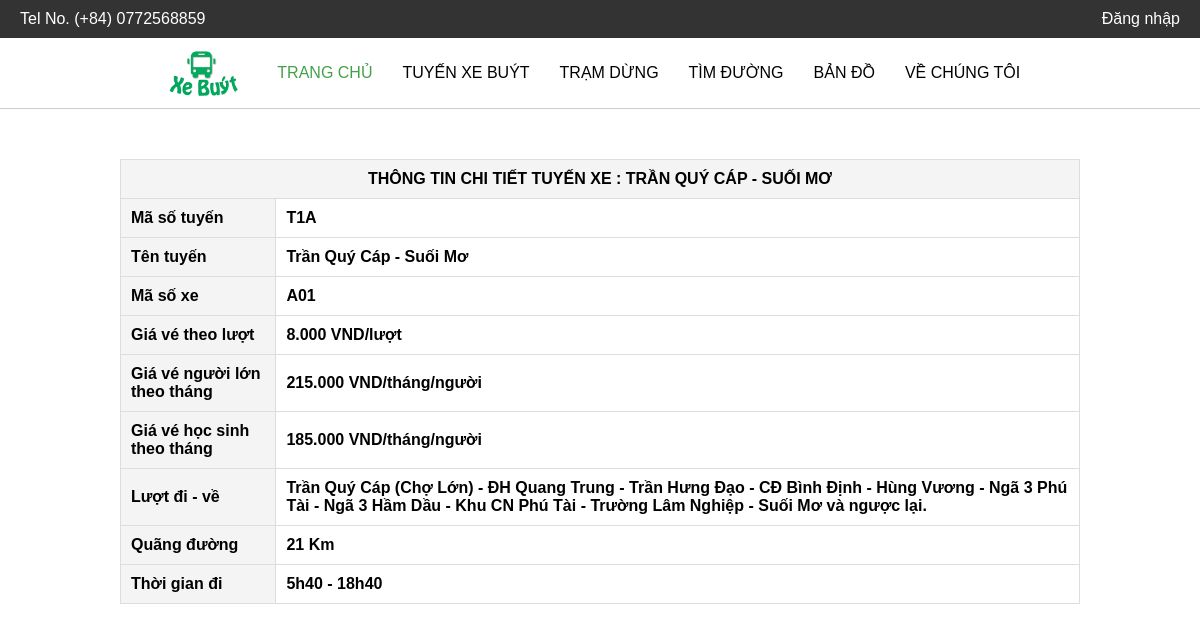
/?option=routes&route_id=1, run on the app's committed database.
### tables this page shows
CREATE TABLE `routes` (
  `id` int(11) NOT NULL,
  `tuyen` varchar(255) NOT NULL,
  `lo_trinh` text NOT NULL,
  `cu_ly` float NOT NULL,
  `gia_ve_luot` float NOT NULL,
  `gia_ve_thang_nguoi_lon` float DEFAULT NULL,
  `gia_ve_thang_hoc_sinh` float DEFAULT NULL,
  `tan_suat` varchar(255) DEFAULT NULL,
  `thoi_gian_hoat_dong` varchar(255) DEFAULT NULL,
  `ma_so_xe` varchar(5) DEFAULT NULL
);

### includes/routes.php (the view, shortened to what this page needs)
<?php
if (isset($_GET['route_id'])) {
    $route_id = intval($_GET['route_id']);
    $query = "SELECT * FROM routes WHERE id = $route_id";
    $result = $connect->query($query);
    if ($result->num_rows > 0) {
        $route = $result->fetch_assoc();
    } else {
        echo "<p>Không tìm thấy tuyến xe.</p>";
        exit();
    }
} else {
    echo "<p>Không tìm thấy tuyến xe.</p>";
    exit();
}
?>
<!DOCTYPE html>
        <html lang="vi">
        <head>
            <link rel="stylesheet" href="https://cdnjs.cloudflare.com/ajax/libs/font-awesome/5.15.4/css/all.min.css" />
            <link rel="stylesheet" href="css/styles.css">
        </head>
        <body>
        <div class="route-info">
            <table class="bus">
                <tbody>
                    <tr class="header">
                        <td colspan="2">Thông tin chi tiết tuyến xe : <?php echo substr($route['tuyen'], 4); ?></td>
                    </tr>
                    <tr>
                        <td>Mã số tuyến</td>
                        <td><strong><?php echo substr($route['tuyen'], 0, 3); ?></strong></td>
                    </tr>
                    <tr>
                        <td>Tên tuyến</td>
                        <td><b><?php echo substr($route['tuyen'], 4); ?></b></td>
                    </tr>
                    <tr>
                        <td>Mã số xe</td>
                        <td> <b><?php echo $route['ma_so_xe']; ?></b></td>
                    </tr>
                    <tr>
                        <td>Giá vé theo lượt</td>
                        <td><b><?php echo number_format($route['gia_ve_luot'],0,',','.'); ?> VND/lượt</b></td>
                    </tr>
                    <tr>
                        <td>Giá vé người lớn theo tháng</td>
                        <td><b><?php echo number_format($route['gia_ve_thang_nguoi_lon'],0,',','.'); ?> VND/tháng/người</b></td>
                    </tr>
                    <tr>
                        <td>Giá vé học sinh theo tháng</td>
                        <td><b><?php echo number_format($route['gia_ve_thang_hoc_sinh'],0,',','.'); ?> VND/tháng/người</b></td>
                    </tr>
                    <tr>
                        <td>Lượt đi - về</td>
                        <td><b><?php echo $route['lo_trinh']; ?> và ngược lại.</b></td>
                    </tr>
                    <tr>
                        <td>Quãng đường</td>
                        <td> <b><?php echo $route['cu_ly']; ?> Km</b></td>
                    </tr>
                    <tr>
                        <td>Thời gian đi</td>
                        <td><b><?php echo $route['thoi_gian_hoat_dong'] ?></b></td>
                    </tr>
                </tbody>
            </table>
        </div>
        </body>
        </html>

### css/styles.css (style rules this page uses)
body { margin: 0; font-family: Arial, sans-serif; }

### includes/routes.php (style rules this page uses)
body { font-family: Arial, sans-serif; }
.bus { width: 80%; margin: 50px auto; border-collapse: collapse; }
.bus tbody tr td { padding: 10px; border: 1px solid #ddd; }
.bus tbody tr td strong, .bus tbody tr td b { font-weight: bold; }
.bus tbody tr td:first-child { font-weight: bold; background-color: #f4f4f4; }
.bus tbody tr.header td { text-align: center; text-transform: uppercase; }

### data on the page
routes: tuyen "TRẦN QUÝ CÁP - SUỐI MƠ", tuyen "T1A", tuyen "Trần Quý Cáp - Suối Mơ", ma_so_xe "A01", gia_ve_luot "8.000", gia_ve_thang_nguoi_lon "215.000", gia_ve_thang_hoc_sinh "185.000", lo_trinh "Trần Quý Cáp (Chợ Lớn) - ĐH Quang Trung - Trần Hưng Đạo - CĐ Bình Định - Hùng Vương - Ngã 3 Phú Tài - Ngã 3 Hầm Dầu - Khu CN Phú Tài - Trường Lâm Nghiệp - Suối Mơ", cu_ly "21", thoi_gian_hoat_dong "5h40 - 18h40"
